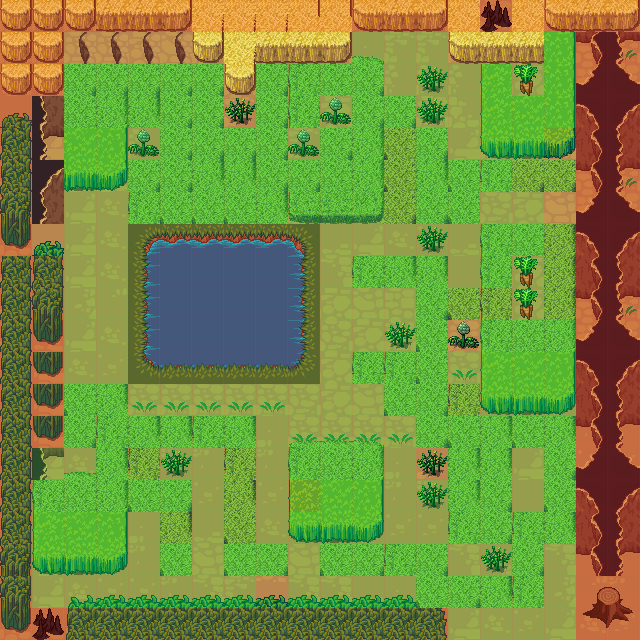

Below is a game level as drawn by its tile map, then a one-line description and the .tmx that defines it (tile-layer data replaced by summaries):
An orthogonal 20x20 tile map with 32x32 px tiles, 3 tile layers (复制 块层 1, 块层 1, meta), 3 tilesets and 1 object (exit).

<map version="1.0" orientation="orthogonal" renderorder="right-down" width="20" height="20" tilewidth="32" tileheight="32" backgroundcolor="#808080">
 <properties>
  <property name="animate_delay" value="0.016" />
 </properties>
 <tileset firstgid="1" name="terrain_atlas" tilewidth="32" tileheight="32">
  <image source="terrain_atlas.png" trans="fefcff" width="1024" height="1024" />
  <terraintypes>
   <terrain name="新地形" tile="-1" />
  </terraintypes>
  <tile id="357">
   <animation>
    <frame tileid="391" duration="100" />
    <frame tileid="391" duration="100" />
    <frame tileid="391" duration="100" />
    <frame tileid="453" duration="100" />
    <frame tileid="453" duration="100" />
    <frame tileid="391" duration="100" />
    <frame tileid="391" duration="100" />
    <frame tileid="391" duration="100" />
    <frame tileid="391" duration="100" />
   </animation>
  </tile>
  <tile id="391">
   <properties>
    <property name="animate_enable" value="YES" />
    <property name="animate_next_tile" value="453" />
   </properties>
   <animation>
    <frame tileid="391" duration="100" />
    <frame tileid="453" duration="100" />
    <frame tileid="453" duration="100" />
    <frame tileid="453" duration="100" />
    <frame tileid="453" duration="100" />
    <frame tileid="391" duration="100" />
    <frame tileid="391" duration="100" />
    <frame tileid="391" duration="100" />
    <frame tileid="391" duration="100" />
    <frame tileid="391" duration="100" />
    <frame tileid="391" duration="100" />
    <frame tileid="391" duration="100" />
   </animation>
  </tile>
 </tileset>
 <tileset firstgid="1025" name="meta_tiles" tilewidth="32" tileheight="32">
  <image source="meta_tiles.png" trans="fefcff" width="64" height="32" />
 </tileset>
 <tileset firstgid="1027" name="obj_misk_atlas" tilewidth="32" tileheight="32">
  <image source="obj_misk_atlas.png" trans="fefcff" width="1024" height="1024" />
 </tileset>
 <layer name="复制 块层 1" width="20" height="20">
  <data>[400 cells, 399 non-empty, 20 distinct tile ids]</data>
 </layer>
 <layer name="块层 1" width="20" height="20">
  <data>[400 cells, 332 non-empty, 61 distinct tile ids]</data>
 </layer>
 <layer name="meta" width="20" height="20">
  <data>[400 cells, 359 non-empty, 2 distinct tile ids]</data>
 </layer>
 <objectgroup name="exits">
  <properties>
   <property name="desination" value="town" />
   <property name="startx" value="17" />
   <property name="starty" value="1" />
  </properties>
  <object name="exit" type="exit" x="480" y="608" width="96" height="32">
   <properties>
    <property name="destination" value="town" />
    <property name="startx" value="16" />
    <property name="starty" value="19" />
   </properties>
  </object>
 </objectgroup>
</map>
